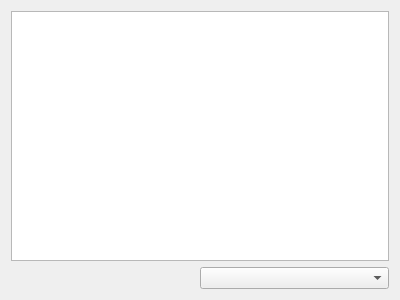
<?xml version="1.0" encoding="UTF-8"?>
<ui version="4.0">
 <class>Form</class>
 <widget class="QWidget" name="Form">
  <property name="geometry">
   <rect>
    <x>0</x>
    <y>0</y>
    <width>400</width>
    <height>300</height>
   </rect>
  </property>
  <property name="sizePolicy">
   <sizepolicy hsizetype="Fixed" vsizetype="Fixed">
    <horstretch>0</horstretch>
    <verstretch>0</verstretch>
   </sizepolicy>
  </property>
  <property name="windowTitle">
   <string>Достижения</string>
  </property>
  <layout class="QHBoxLayout" name="horizontalLayout_2">
   <item>
    <layout class="QVBoxLayout" name="verticalLayout">
     <item>
      <widget class="QTableWidget" name="tableWidget"/>
     </item>
     <item>
      <layout class="QHBoxLayout" name="horizontalLayout">
       <item>
        <spacer name="horizontalSpacer">
         <property name="orientation">
          <enum>Qt::Horizontal</enum>
         </property>
         <property name="sizeHint" stdset="0">
          <size>
           <width>40</width>
           <height>20</height>
          </size>
         </property>
        </spacer>
       </item>
       <item>
        <widget class="QComboBox" name="levelChooseBox">
         <property name="sizePolicy">
          <sizepolicy hsizetype="Expanding" vsizetype="Fixed">
           <horstretch>0</horstretch>
           <verstretch>0</verstretch>
          </sizepolicy>
         </property>
        </widget>
       </item>
      </layout>
     </item>
    </layout>
   </item>
  </layout>
 </widget>
 <resources/>
 <connections/>
</ui>
